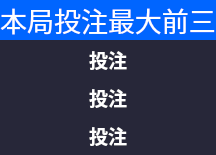
       <widget class="QGroupBox" name="groupBox_4">
        <property name="styleSheet">
         <string notr="true">QGroupBox{color: rgb(0, 0, 0);background-image: url(:/button/pu_yellow.png);solid grey; border-radius: 8px;}</string>
        </property>
        <property name="title">
         <string/>
        </property>
        <layout class="QVBoxLayout" name="verticalLayout_6" stretch="1,3">
         <property name="spacing">
          <number>0</number>
         </property>
         <property name="leftMargin">
          <number>0</number>
         </property>
         <property name="topMargin">
          <number>0</number>
         </property>
         <property name="rightMargin">
          <number>0</number>
         </property>
         <property name="bottomMargin">
          <number>0</number>
         </property>
         <item>
          <widget class="QLabel" name="label_134">
           <property name="font">
            <font>
             <family>方正粗黑宋简体</family>
             <pointsize>20</pointsize>
            </font>
           </property>
           <property name="styleSheet">
            <string notr="true">color: rgb(255, 255, 255);
background-color: rgb(0, 101, 255);</string>
           </property>
           <property name="text">
            <string>本局投注最大前三</string>
           </property>
           <property name="alignment">
            <set>Qt::AlignCenter</set>
           </property>
          </widget>
         </item>
         <item>
          <widget class="QWidget" name="widget_3" native="true">
           <property name="styleSheet">
            <string notr="true">background-color: rgb(39, 39, 57);</string>
           </property>
           <layout class="QGridLayout" name="gridLayout_4" columnstretch="1,2,1,1,2">
            <property name="topMargin">
             <number>1</number>
            </property>
            <property name="bottomMargin">
             <number>1</number>
            </property>
            <property name="horizontalSpacing">
             <number>0</number>
            </property>
            <property name="verticalSpacing">
             <number>1</number>
            </property>
            <item row="0" column="0">
             <widget class="QLabel" name="label_7">
              <property name="styleSheet">
               <string notr="true"/>
              </property>
              <property name="text">
               <string>&lt;html&gt;&lt;head/&gt;&lt;body&gt;&lt;p&gt;&lt;img src=&quot;:/icon/image/icon/1.png&quot;/&gt;&lt;/p&gt;&lt;/body&gt;&lt;/html&gt;</string>
              </property>
             </widget>
            </item>
            <item row="0" column="3">
             <widget class="QLabel" name="label_first_bet">
              <property name="styleSheet">
               <string notr="true"/>
              </property>
              <property name="text">
               <string>&lt;html&gt;&lt;head/&gt;&lt;body&gt;&lt;p&gt;&lt;br/&gt;&lt;/p&gt;&lt;/body&gt;&lt;/html&gt;</string>
              </property>
             </widget>
            </item>
            <item row="1" column="0">
             <widget class="QLabel" name="label_11">
              <property name="styleSheet">
               <string notr="true"/>
              </property>
              <property name="text">
               <string>&lt;html&gt;&lt;head/&gt;&lt;body&gt;&lt;p&gt;&lt;img src=&quot;:/icon/image/icon/2.png&quot;/&gt;&lt;/p&gt;&lt;/body&gt;&lt;/html&gt;</string>
              </property>
             </widget>
            </item>
            <item row="0" column="1">
             <widget class="QLabel" name="label_first_name">
              <property name="font">
               <font>
                <family>方正粗黑宋简体</family>
                <pointsize>20</pointsize>
               </font>
              </property>
              <property name="styleSheet">
               <string notr="true">color: rgb(255, 255, 255);</string>
              </property>
              <property name="text">
               <string/>
              </property>
              <property name="alignment">
               <set>Qt::AlignCenter</set>
              </property>
             </widget>
            </item>
            <item row="1" column="1">
             <widget class="QLabel" name="label_second_name">
              <property name="font">
               <font>
                <family>方正粗黑宋简体</family>
                <pointsize>20</pointsize>
               </font>
              </property>
              <property name="styleSheet">
               <string notr="true">color: rgb(255, 255, 255);</string>
              </property>
              <property name="text">
               <string/>
              </property>
              <property name="alignment">
               <set>Qt::AlignCenter</set>
              </property>
             </widget>
            </item>
            <item row="0" column="4">
             <widget class="QLabel" name="label_first_money">
              <property name="font">
               <font>
                <family>微软雅黑</family>
                <pointsize>20</pointsize>
               </font>
              </property>
              <property name="styleSheet">
               <string notr="true">color: rgb(255, 255, 255);</string>
              </property>
              <property name="text">
               <string/>
              </property>
              <property name="alignment">
               <set>Qt::AlignCenter</set>
              </property>
             </widget>
            </item>
            <item row="1" column="3">
             <widget class="QLabel" name="label_second_bet">
              <property name="styleSheet">
               <string notr="true"/>
              </property>
              <property name="text">
               <string>&lt;html&gt;&lt;head/&gt;&lt;body&gt;&lt;p&gt;&lt;br/&gt;&lt;/p&gt;&lt;/body&gt;&lt;/html&gt;</string>
              </property>
             </widget>
            </item>
            <item row="1" column="2">
             <widget class="QLabel" name="label_13">
              <property name="font">
               <font>
                <family>微软雅黑</family>
                <pointsize>14</pointsize>
                <weight>75</weight>
                <bold>true</bold>
               </font>
              </property>
              <property name="styleSheet">
               <string notr="true">color: rgb(255, 255, 255);</string>
              </property>
              <property name="text">
               <string>投注</string>
              </property>
             </widget>
            </item>
            <item row="1" column="4">
             <widget class="QLabel" name="label_second__money">
              <property name="font">
               <font>
                <family>微软雅黑</family>
                <pointsize>20</pointsize>
               </font>
              </property>
              <property name="styleSheet">
               <string notr="true">color: rgb(255, 255, 255);</string>
              </property>
              <property name="text">
               <string/>
              </property>
              <property name="alignment">
               <set>Qt::AlignCenter</set>
              </property>
             </widget>
            </item>
            <item row="0" column="2">
             <widget class="QLabel" name="label_8">
              <property name="font">
               <font>
                <family>微软雅黑</family>
                <pointsize>14</pointsize>
                <weight>75</weight>
                <italic>false</italic>
                <bold>true</bold>
               </font>
              </property>
              <property name="styleSheet">
               <string notr="true">color: rgb(255, 255, 255);</string>
              </property>
              <property name="text">
               <string>投注</string>
              </property>
              <property name="alignment">
               <set>Qt::AlignCenter</set>
              </property>
             </widget>
            </item>
            <item row="2" column="0">
             <widget class="QLabel" name="label_16">
              <property name="styleSheet">
               <string notr="true"/>
              </property>
              <property name="text">
               <string>&lt;html&gt;&lt;head/&gt;&lt;body&gt;&lt;p&gt;&lt;img src=&quot;:/icon/image/icon/3.png&quot;/&gt;&lt;/p&gt;&lt;/body&gt;&lt;/html&gt;</string>
              </property>
             </widget>
            </item>
            <item row="2" column="1">
             <widget class="QLabel" name="label_third_name">
              <property name="font">
               <font>
                <family>方正粗黑宋简体</family>
                <pointsize>20</pointsize>
               </font>
              </property>
              <property name="styleSheet">
               <string notr="true">color: rgb(255, 255, 255);</string>
              </property>
              <property name="text">
               <string/>
              </property>
              <property name="alignment">
               <set>Qt::AlignCenter</set>
              </property>
             </widget>
            </item>
            <item row="2" column="2">
             <widget class="QLabel" name="label_18">
              <property name="font">
               <font>
                <family>微软雅黑</family>
                <pointsize>14</pointsize>
                <weight>75</weight>
                <bold>true</bold>
               </font>
              </property>
              <property name="styleSheet">
               <string notr="true">color: rgb(255, 255, 255);</string>
              </property>
              <property name="text">
               <string>投注</string>
              </property>
             </widget>
            </item>
            <item row="2" column="3">
             <widget class="QLabel" name="label_third_bet">
              <property name="styleSheet">
               <string notr="true"/>
              </property>
              <property name="text">
               <string>&lt;html&gt;&lt;head/&gt;&lt;body&gt;&lt;p&gt;&lt;br/&gt;&lt;/p&gt;&lt;/body&gt;&lt;/html&gt;</string>
              </property>
             </widget>
            </item>
            <item row="2" column="4">
             <widget class="QLabel" name="label_third_money">
              <property name="font">
               <font>
                <family>微软雅黑</family>
                <pointsize>20</pointsize>
               </font>
              </property>
              <property name="styleSheet">
               <string notr="true">color: rgb(255, 255, 255);</string>
              </property>
              <property name="text">
               <string/>
              </property>
              <property name="alignment">
               <set>Qt::AlignCenter</set>
              </property>
             </widget>
            </item>
           </layout>
          </widget>
         </item>
        </layout>
       </widget>
